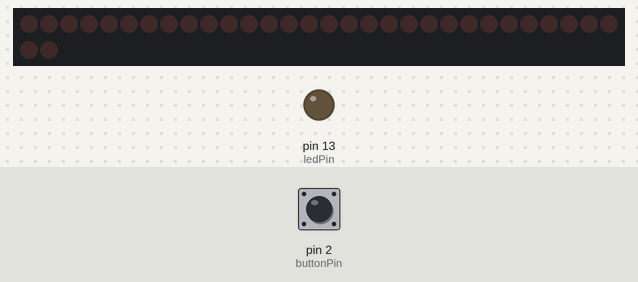
Bench run of a sketch on a simulated Arduino Uno, built with avr-gcc and run on an emulated ATmega328P. Parts: 32 shift-register outputs drawn as a row of LEDs (first output left, lit = HIGH), output pins drawn as LEDs (lit = HIGH). Wiring (inferred from the names in the program): 4 × shift register (74HC595): data pin 4; shift clock pin 6; latch pin 5; OE pin 3. Wiring (inferred from the signals the program sends): row of LEDs: on Q0, Q1, Q2, Q3, Q4, Q5, Q6, Q7, Q8, Q9, Q10, Q11, Q12, Q13, Q14, Q15, Q16, Q17, Q18, Q19, Q20, Q21, Q22, Q23, Q24, Q25, Q26, Q27, Q28, Q29, Q30, Q31. Inputs (shaded band) come from the test bench; at power-on: pin 2 (buttonPin) LOW. Sleep ends after the set time or at an interrupt; random numbers use the default seed unless the sketch sets one; pins used as bus, display or sensor lines are not drawn.

Above: at 1.2 s.
1.3 s: pin 2 (buttonPin) pulled HIGH for 0.15 s
At 2.2 s:
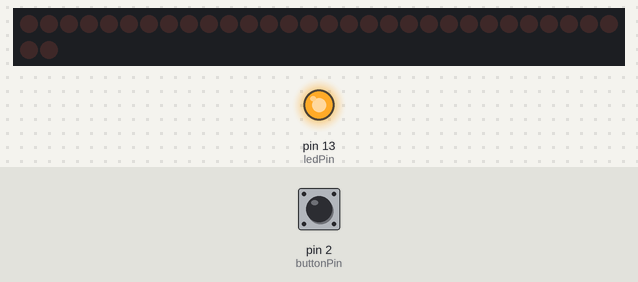
At 7.2 s:
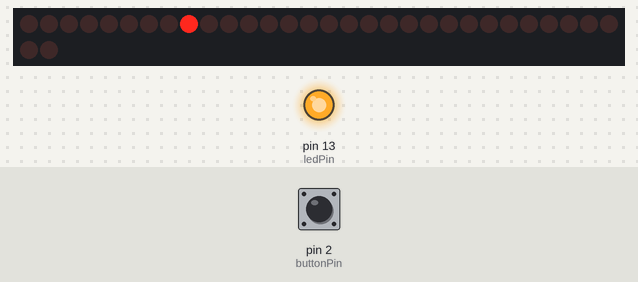
Timing chart, 0 to 8.7 s (numbered marks = the images above; inputs shaded):
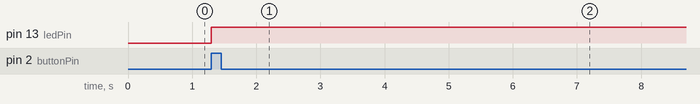

Measured:
- after the input at 1.3 s, pin 13 (ledPin): LOW → HIGH at once

The sketch:

main.ino
```cpp
/*

Play the main sequence on the wall.

Adam Gannon - October 2019.

 */
#include <avr/sleep.h>

// The first LED (A) is at register value 6
// The last LED (Z) is at register value 32
const int REG_START = 6;
const int REG_STOP = 32;


// The external button
const int buttonPin = 2;     // the number of the pushbutton pin
// The onboard LED for status
const int ledPin =  13;      // the number of the LED pin
//Pin connected to ST_CP of 74HC595
int latchPin = 5;
//Pin connected to SH_CP of 74HC595
int clockPin = 6;
////Pin connected to DS of 74HC595
int dataPin = 4;
// Pin connected to OE of 74HC595
int outputEnablePin = 3;

// Globals for LED registers
int numOfRegisters = 4;
byte* registerState;


void setup() {

  // Seed our RNG by reading noise
  randomSeed(analogRead(0));

  //Initialize array
  registerState = new byte[numOfRegisters];
  for (size_t i = 0; i < numOfRegisters; i++) {
    registerState[i] = 0;
  }

  //set pins to output so you can control the shift register
  pinMode(latchPin, OUTPUT);
  pinMode(clockPin, OUTPUT);
  pinMode(dataPin, OUTPUT);
  pinMode(outputEnablePin, OUTPUT);

  // LEDs can be *really* bright, particularly at a dark party. Tone it down a little
  setBrightness(125);

  // initialize the onboard LED pin as an output:
  pinMode(ledPin, OUTPUT);
  // initialize the pushbutton pin as an input:
  pinMode(buttonPin, INPUT);

  // Start with nothing displayed on the LEDs
  clear_reg();
  write_all(LOW);

}

void loop()
{

  // Wait on button press to start sequence.
  // Use the onboard LED for status
  wait_on_button();
  digitalWrite(ledPin,HIGH);
  run_once();
  digitalWrite(ledPin,LOW);


}

// Blocking call that waits until the state of the button changes
void wait_on_button()
{
  EIFR = _BV (INTF0);
  sleep_enable();
  attachInterrupt(digitalPinToInterrupt(buttonPin),wake_up,CHANGE);
  set_sleep_mode(SLEEP_MODE_PWR_DOWN);
  sleep_cpu(); //Stays here until interrupt is fired
}
void wake_up()
{
  sleep_disable();
  detachInterrupt(digitalPinToInterrupt(buttonPin));
}


// Run the whole sequence once
void run_once()
{

  // "Okay. Okay baby talk to me"
  delay(5000);
  int right_delay[] = {5000,2000,1200,1500,1500};
  int here_delay[] = {2000,1000,1000,1000};
  flash_phrase("RIGHT",right_delay);
  flash_phrase("HERE",here_delay);

  // "Right here? I don't know what that means?
  // Lights are all off during this
  delay(13000);

  // "What should I do?"
  int run_delay[] = {2000,3000,3500};
  flash_phrase("RUN",run_delay);
  delay(200);

  // Oh shit!
  flash_all(15000);
}


// The demogorgon sequence. Flash a random chunk of LEDs for flash_time
// Randomize the time on and off between flashes.
void flash_all(int flash_time)
{
  unsigned long start_time = millis();
  while( (millis() - start_time) < flash_time )
  {
    long rand_on_time = random(40,80);
    long rand_off_time = random(40,80);

    rand_on();
    delay(rand_on_time);
    write_all(LOW);
    clear_reg();
    delay(rand_off_time);
  }

}

void rand_on()
{
  // Number of simultaneous LEDs that are on
  long rand_leds = random(4,26);

  for (int iled=0;iled<rand_leds;iled++)
  {
    long rand_letter = random(REG_START,REG_STOP+1); //Register values of A-Z
    regWrite(rand_letter,HIGH);
  }

}


// Clear the register state vector
void clear_reg()
{
  for (int ii=0;ii<numOfRegisters;ii++)
  {
    registerState[ii] = 0;
  }
}


// Letters flash one after another, without pause.
// Each letter is up for about 2 seconds
void flash_phrase(String phrase, int delay_vec[])
{
  for (int ii=0;ii<phrase.length();ii++)
  {
    write_letter(phrase[ii],delay_vec[ii]);
  }
}


// Flash a single letter for delay_val milliseconds
// This function accepts capital letters only (65-90)
void write_letter(char letter, int delay_val)
{
    // ALPHA_START (6) is the start of the register.
    // 65 is the ASCII value of 'A', the first letter
    int reg_val = letter - 65 + REG_START;

    // Turn on and hold
    regWrite(reg_val,HIGH);
    delay(delay_val);
    regWrite(reg_val,LOW);
}

void write_all(bool state)
{
  byte states;
  if (state == LOW)
  {
    states = 0;
  }
  else
  {
    states = 255;
  }

  digitalWrite(latchPin, LOW);
  for (int i = 0; i < numOfRegisters; i++)
  {
    shiftOut(dataPin, clockPin, LSBFIRST, states);
  }
  digitalWrite(latchPin, HIGH);
}


void regWrite(int pin, bool state){
  /* https://github.com/janisrove/Arduino-74HC595-shift-registers */
  //Determines register
  int reg = pin / 8;
  //Determines pin for actual register
  int actualPin = pin - (8 * reg);

  //Begin session
  digitalWrite(latchPin, LOW);

  for (int i = 0; i < numOfRegisters; i++){
    //Get actual states for register
    byte* states = &registerState[i];

    //Update state
    if (i == reg){
      bitWrite(*states, actualPin, state);
    }

    //Write
    shiftOut(dataPin, clockPin, LSBFIRST, *states);
  }

  //End session
  digitalWrite(latchPin, HIGH);
}

/* https://learn.adafruit.com/adafruit-arduino-lesson-4-eight-leds/brightness-control */
void setBrightness(byte brightness) // 0 to 255
{
  analogWrite(outputEnablePin, 255-brightness);
}
```
